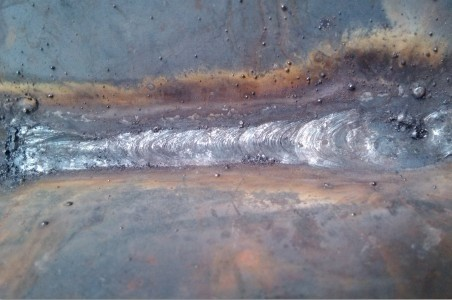
%> input picture MATLAB优化算法案例分析与应用（进阶篇）1-10章程序下载/第9章/1.jpg, 452 x 300 px
$ octave sobel.m   (GNU Octave 9; MATLAB toolbox functions it lacks are replaced by stand-ins)
%> lines starting %> are read from the running program, lines starting %| are printed output that depends on the picture; in (x1, y1, x2, y2) boxes, pixels count from 0 and x2, y2 are one past the last pixel; in counts of white or black regions, pixels touching at a corner belong together; the program's own positions count from 1
%% Sobel
clc,clear,close all
I=imread('1.jpg');  % 读入图像
%> I is the input picture: size 300x452x3 uint8; mean R, G, B 124.2, 125, 134.4
r=I(:,:,1);g=I(:,:,2);b=I(:,:,3);
nI=size(r);
%> nI = [300 452]
im = single(I) / 255;

	yfilter = fspecial('sobel'); % sobel
	xfilter = yfilter';

	rx = imfilter(im(:,:,1), xfilter);
	gx = imfilter(im(:,:,2), xfilter);
	bx = imfilter(im(:,:,3), xfilter);

	ry = imfilter(im(:,:,1), yfilter);
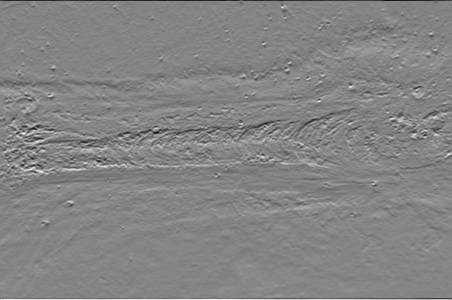
%> ry: size 300x452 single; min -2.28, max 2.09, mean -0.00174; drawn with min black and max white
	gy = imfilter(im(:,:,2), yfilter);
	by = imfilter(im(:,:,3), yfilter);

	Jx = rx.^2 + gx.^2 + bx.^2;
	Jy = ry.^2 + gy.^2 + by.^2;
	Jxy = rx.*ry + gx.*gy + bx.*by;
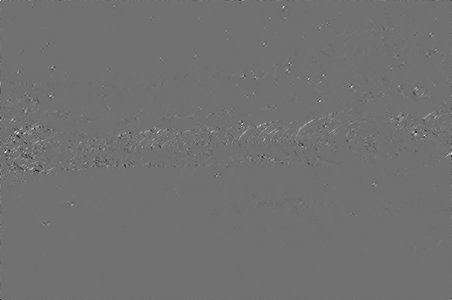
%> Jxy: size 300x452 single; min -7, max 8.78, mean 0.0111; drawn with min black and max white

	D = sqrt(abs(Jx.^2 - 2*Jx.*Jy + Jy.^2 + 4*Jxy.^2)); % 2x2 matrix J'*J的第一个特征值
	e1 = (Jx + Jy + D) / 2;
	%  e2 = (Jx + Jy - D) / 2;   %第二个特征值

edge_magnitude = sqrt(e1);
edge_orientation = atan2(-Jxy, e1 - Jy);
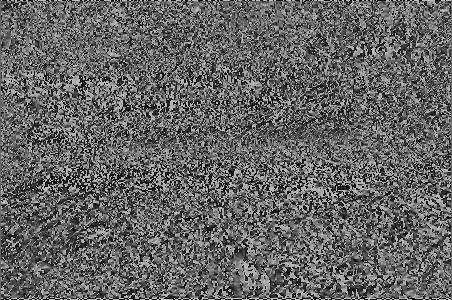
%> edge_orientation: size 300x452 single; min -1.82, max 2.68, mean -0.038; drawn with min black and max white
% figure,
% subplot(121),imshow(edge_magnitude)
% subplot(122),imshow(edge_orientation)

sob=edge(edge_magnitude,'sobel',0.29);
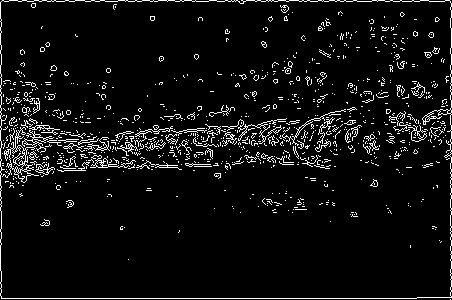
%> sob: size 300x452 logical; 6.2% white in thin lines or dots
% sob=bwareaopen(sob,100);
% figure,imshow(y),title('Sobel Edge Detection')

% 3*3 sobel
f=edge_magnitude;
sx=[-1 0 1;-2 0 2;-1 0 1]; % 卷积模板convolution mask
sy=[-1 -2 -1;0 0 0;1 2 1]; % 卷积模板convolution mask
for x=2:1:nI(1,1)-1
    for y=2:1:nI(1,2)-1
        mod=[f(x-1,y-1),2*f(x-1,y),f(x-1,y+1);
            f(x,y-1),2*f(x,y),f(x,y+1);
            f(x+1,y-1),2*f(x+1,y),f(x+1,y+1)];
        mod=double(mod);
        fsx=sx.*mod;
        fsy=sy.*mod;
        ftemp(x,y)=sqrt((sum(fsx(:)))^2+(sum(fsy(:)))^2);
    end
end
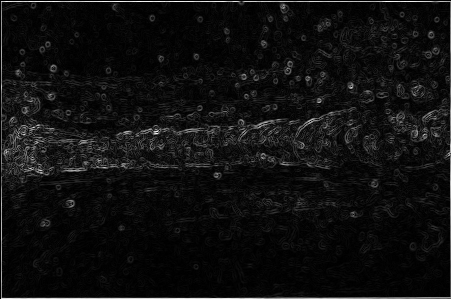
%> ftemp: size 299x451 double; min 0, max 21.64, mean 1.3; drawn with min black and max white
fs=im2bw(ftemp); % fs=im2uint8(ftemp);
%> fs: size 299x451 logical; 61.7% white; 3509 black regions (3391 under 20 px), largest, box (x1, y1, x2, y2) and area: (2, 176, 450, 298) 24086, (3, 2, 262, 78) 9333, (281, 2, 384, 53) 1347
fs=bwareaopen(fs,500);
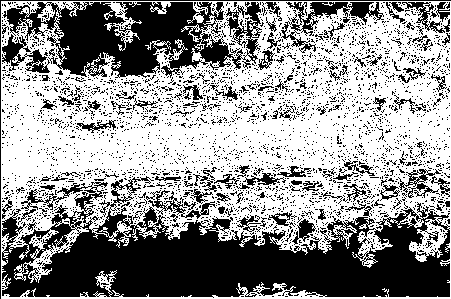
%> fs: size 299x451 logical; 57.4% white; 3469 black regions (3351 under 20 px), largest, box (x1, y1, x2, y2) and area: (2, 176, 450, 298) 28199, (3, 2, 262, 78) 10935, (281, 2, 384, 53) 1410
% figure,imshow(fs);title('Sobel Edge Detection')

subplot(131),imshow(edge_magnitude),title('edge magnitude')
%> after `imshow(edge_magnitude)`:
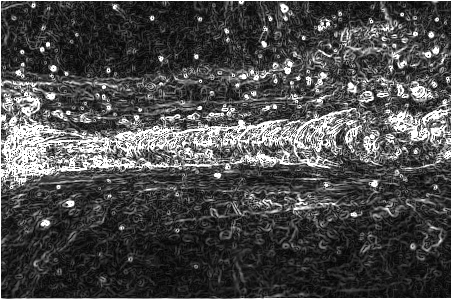
%> displayed picture: size 300x452, on the screen's scale of 0 to 255; min 0, max 255, mean 75.6
subplot(132),imshow(sob),title('edge magnitude extraction')
subplot(133),imshow(fs);title('sobel Edge Detection')
